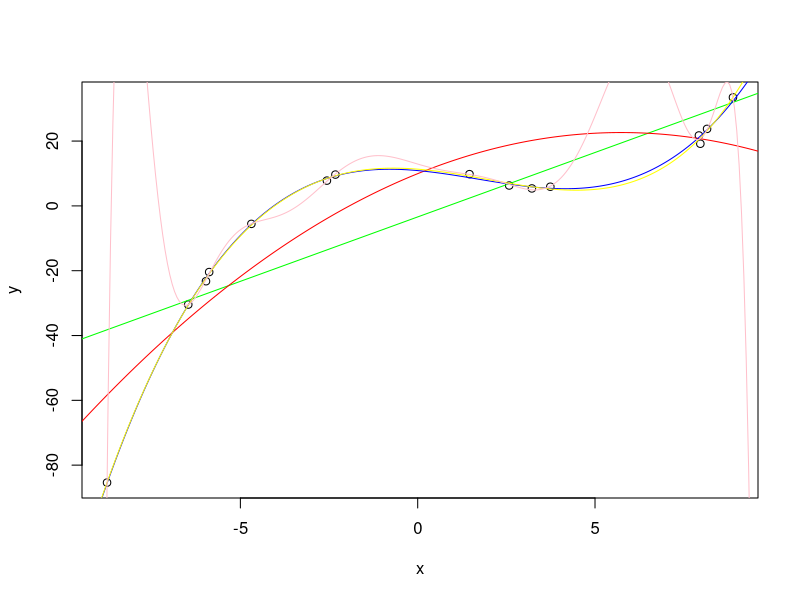
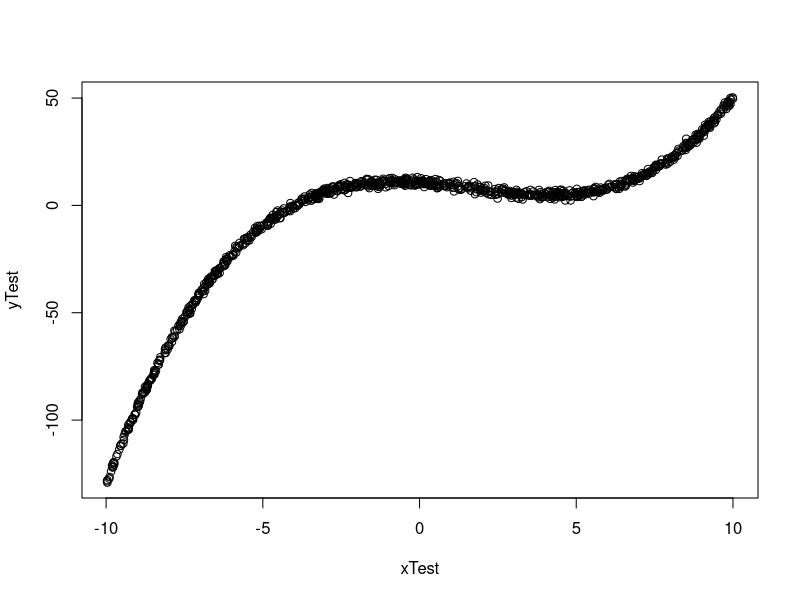
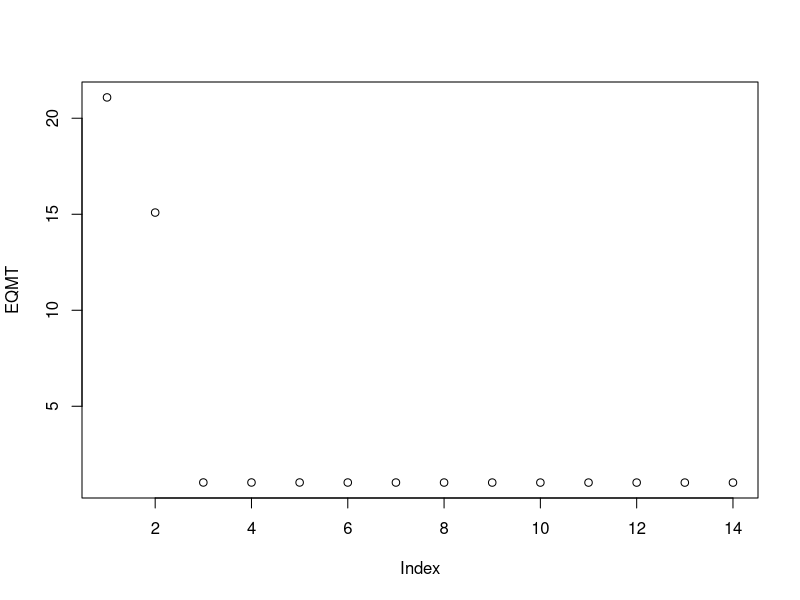
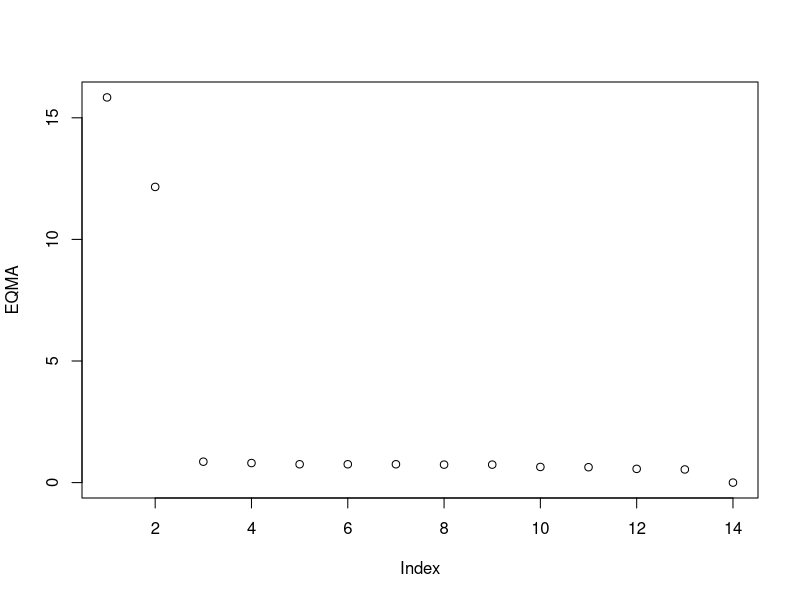

Source code (R) for these figures, in order:

##########################################
#####  TP1 : Régression polynomiale  #####
##########################################


## Etape 1 : générer l'ensemble d'apprentissage
###############################################

set.seed(0)

generate <- function(n, nmin, nmax)
{
  # Génère n nombres aléatoires entre nmin et nmax
  x <- round(runif(n, min = nmin, max = nmax), digits = 2);
  # Génère un vecteur y des n valeurs précédentes selon notre fonction
  y <- 0.1*x^3 - 0.5*x^2 - x + 10 + rnorm(n, mean = 0.5, sd = 1);
  # Génère une matrice de n lignes et 2 colonnes a partir de ces 2 vecteurs
  mat <- matrix(c(x,y), nrow=n, ncol=2);
  # Retourne cette matrice
  return(mat);
}

# Génère un ensemble d'apprentissage de 15 points
n <- 15;
mat <- generate(n=n, nmin=-10, nmax=10)
x <- mat[,1];
y <- mat[,2];

# Visualise les points dans un plot
plot(x,y);


## Etape 2 : réaliser un modèle de prédiction
#############################################

# Génère des régressions polynomiales de degré 1, 2, 3, 6 et 12
model1 <- lm(y ~ poly(x,1));
model2 <- lm(y ~ poly(x,2));
model3 <- lm(y ~ poly(x,3));
model6 <- lm(y ~ poly(x,6));
model12 <- lm(y ~ poly(x,12));

# Génère un vecteur de 300 valeurs allant de -10 à 10
z = seq(from = -10, to = 10, length.out = 300);

# Réalise des prédictions sur z sur chacun des 5 modèles précédants
predict(model1, data.frame(x = z));
predict(model2, data.frame(x = z));
predict(model3, data.frame(x = z));
predict(model6, data.frame(x = z));
predict(model12, data.frame(x = z));

# Affiche chacune des prédictions sur le plot
lines(z, predict(model1, data.frame(x = z)), col="green", lty=1);
lines(z, predict(model2, data.frame(x = z)), col="red", lty=1);
lines(z, predict(model3, data.frame(x = z)), col="blue", lty=1);
lines(z, predict(model6, data.frame(x = z)), col="yellow", lty=1);
lines(z, predict(model12, data.frame(x = z)), col="pink", lty=1);


## Etape 3 : sélection du modèle
################################

# Génère un ensemble de test de 1000 points
nTest <- 1000;
test <- generate(n=nTest, nmin=-10, nmax=10);
xTest <- test[,1];
yTest <- test[,2];

# Affiche ces points dans un plot
plot(xTest,yTest);

v <- c(1:14);
EQMT <- rep (0,14);
EQMA <- rep (0,14);

for (i in v) {
  
  # Génère l'erreur quadratique moyenne sur l'ensemble test
  modelTest <- lm(yTest ~ poly(xTest,i));
  gTest <- predict(modelTest, data.frame(x = xTest));
  EQMT[i] <- sqrt( sum( (yTest - gTest )^2 ) / nTest );
  
  # Génère l'erreur quadratique moyenne sur l'ensemble d'apprentissage
  model <- lm(y ~ poly(x,i));
  g <- predict(model, data.frame(x = x));
  EQMA[i] <- sqrt( sum( (y - g)^2 ) / n );
  
}

plot(EQMT);
plot(EQMA);



